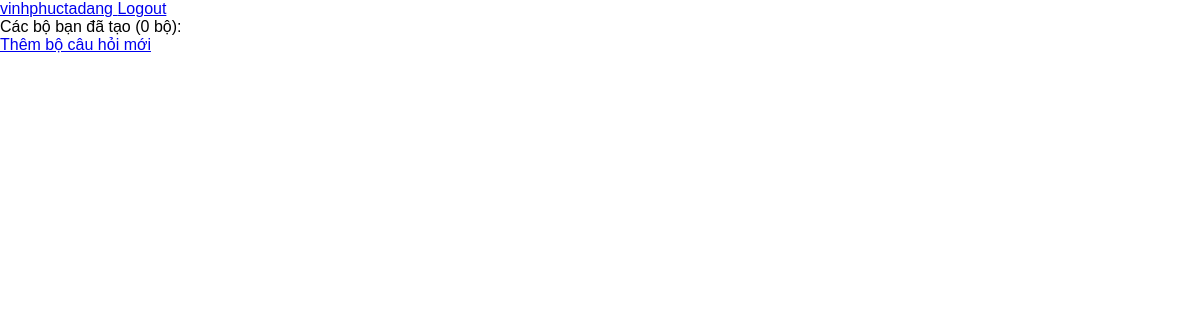
Before: /admin/dashboard.php (signed in) with the older database file.
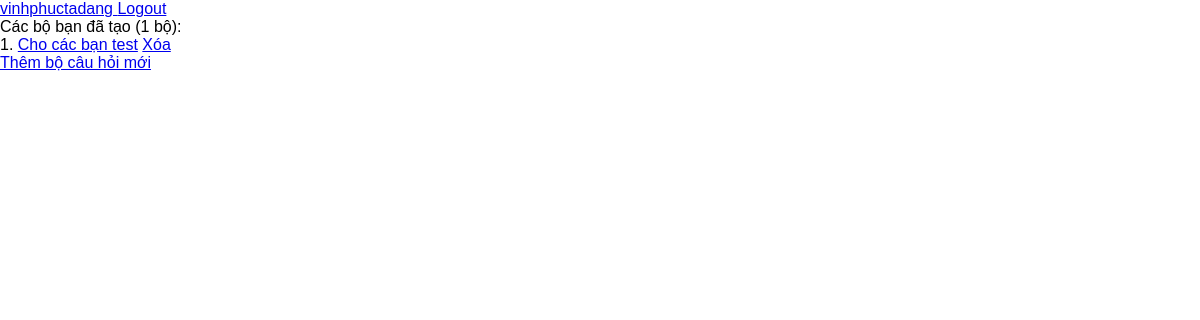
After: the same page with the newer database file.
### tables this page shows
CREATE TABLE IF NOT EXISTS `daisy_collection` (
  `id` int(11) NOT NULL AUTO_INCREMENT COMMENT 'ID của bộ câu hỏi',
  `created_at` timestamp NULL DEFAULT current_timestamp() COMMENT 'Thời gian tạo của bộ câu hỏi này',
  `status` tinyint(4) DEFAULT NULL COMMENT 'Trạng thái của gói câu hỏi: 0-không sẵn sàng, 1 đang mở để chia sẻ',
  `name` varchar(50) DEFAULT 'Bộ câu hỏi không tên' COMMENT 'Tên của bộ câu hỏi',
  `admin_id` int(11) DEFAULT NULL COMMENT 'Bộ câu hỏi thuộc về ai ? (Người tạo)',
  PRIMARY KEY (`id`),
  KEY `admin_id` (`admin_id`),
  CONSTRAINT `FK_daisy_collection_daisy_admin_login` FOREIGN KEY (`admin_id`) REFERENCES `daisy_admin_login` (`id`)
);

### admin/dashboard.php (the view, shortened to what this page needs)
<html>
	<head>
		<link href="./index.css" rel="stylesheet" type="text/css">
	</head>
	<body>
		<?php
			$id = $_SESSION['userid'];
			$username = $_SESSION['username'];
		?>
		<div class="pane-log">
			<a href="logout.php"> <?php echo $username;?> Logout </a>
		</div>
		<?php
			$conn = db_connect ();
			function get_collections ($conn, $userid) {
				$sql = "SELECT name, id FROM daisy_collection WHERE admin_id = $userid";
				$result = $conn->query ($sql);
				return $result;
			}
			function display ($result) {
				echo "Các bộ bạn đã tạo (".$result->num_rows." bộ): <br>";
				$i = 0;
				while ($row = $result->fetch_assoc ()) {
					$id = $row['id'];
					$i++;
					echo $i.". <a href='./modify.php?k=$id'>".$row['name']."</a> <a href='./delete.php?k=$id'> Xóa </a> <br>";
				}
			}
			$result = get_collections ($conn, $id);
			display ($result);
			echo "<a href='./add.php'> Thêm bộ câu hỏi mới </a>";
		?>
	</body>
</html>

### index.css (style rules this page uses)
* { margin : 0; font-family: sans-serif; }

Changed rows visible on the page:
added daisy_collection: name "Cho các bạn test"
Other visible differences:
$result->num_rows: "0" → "1"
